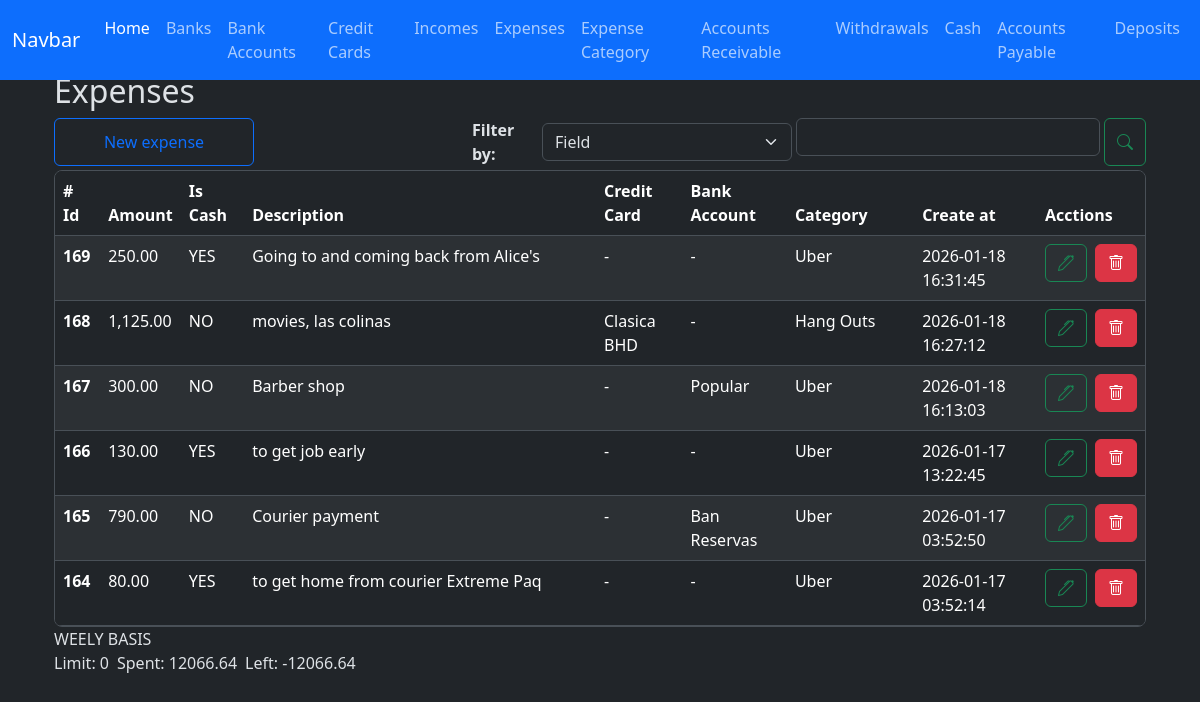
The app's page /expenses/index, older data.
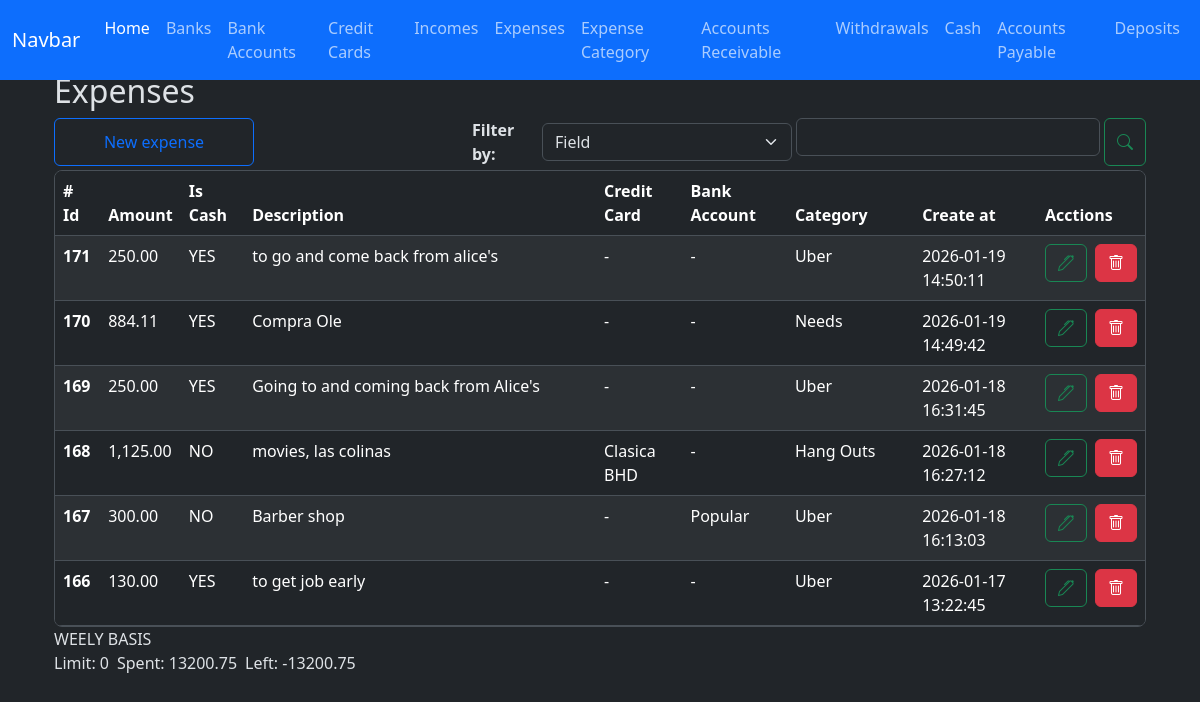
The same page, newer data.
### app/models/expense.py (models this page shows, shortened)
class Expense(db.Model):
    __tablename__ = 'expenses'
    id = db.Column(db.Integer, primary_key=True)
    amount = db.Column(db.Numeric(10,2), nullable=False)
    is_cash = db.Column(db.Boolean, nullable=False)
    credit_card_id = db.Column(db.Integer, db.ForeignKey('credit_cards.id'))
    bank_account_id = db.Column(db.Integer, db.ForeignKey('bank_accounts.id'))
    expense_category_id = db.Column(db.Integer, db.ForeignKey('expense_categories.id'))
    code = db.Column(db.String(50), nullable=False)
    description = db.Column(db.String(150), nullable=False)
    created_at = db.Column(db.DateTime(timezone=True), server_default=func.now())
    updated_at = db.Column(db.DateTime(timezone=True), onupdate=func.now())
    credit_card = relationship('CreditCard', back_populates='expenses')
    bank_account = relationship('BankAccount', back_populates='expenses')
    expense_category = relationship('ExpenseCategory', back_populates='expenses')

### app/models/expense_category.py (models this page shows)
class ExpenseCategory(db.Model):
    __tablename__ = 'expense_categories'
    id = db.Column(db.Integer, primary_key=True)
    name = db.Column(db.String(100), nullable=False)
    limit = db.Column(db.Numeric(10,2), server_default='0')
    created_at = db.Column(db.DateTime(timezone=True), server_default=func.now())
    updated_at = db.Column(db.DateTime(timezone=True), onupdate=func.now())
    expenses = relationship('Expense', back_populates='expense_category', order_by='desc(Expense.created_at)')

### app/models/credit_card.py (models this page shows)
class CreditCard(db.Model):
    __tablename__ = 'credit_cards'
    id = db.Column(db.Integer, primary_key=True)
    nick_name = db.Column(db.String(100))
    amount_available = db.Column(db.Numeric(10,2), nullable=False, default=0.00)
    limit = db.Column(db.Numeric(10,2), nullable=False, default=0.00)
    is_active = db.Column(db.Boolean, default=True)
    is_deleted = db.Column(db.Boolean, default=False)
    bank_id = db.Column(db.Integer, db.ForeignKey('banks.id'), nullable=False)
    created_at = db.Column(db.DateTime(timezone=True), server_default=func.now())
    updated_at = db.Column(db.DateTime(timezone=True), onupdate=func.now())
    bank = relationship('Bank', back_populates='credit_cards')
    expenses = relationship('Expense', back_populates='credit_card', order_by='desc(Expense.created_at)')
    payments = relationship('CreditCardPayment', back_populates='credit_card', order_by='desc(CreditCardPayment.created_at)')

### app/models/bank_account.py (models this page shows)
class BankAccount(db.Model):
    __tablename__ = 'bank_accounts'
    id = db.Column(db.Integer, primary_key=True)
    nick_name = db.Column(db.String(120))
    amount_available = db.Column(db.Numeric(10, 2), nullable=False)
    is_active = db.Column(db.Boolean, default=True)
    account_number = db.Column(db.Integer, nullable=True)
    bank_id = db.Column(db.Integer, db.ForeignKey('banks.id'))
    created_at = db.Column(db.DateTime(timezone=True), server_default=func.now())
    updated_at = db.Column(db.DateTime(timezone=True), onupdate=func.now())
    bank = relationship('Bank', back_populates='bank_accounts')
    expenses = relationship('Expense', back_populates='bank_account', order_by='desc(Expense.created_at)')
    incomes = relationship('Income', back_populates='bank_account', order_by='desc(Income.created_at)')
    credit_card_payments = relationship('CreditCardPayment', back_populates='bank_account', order_by='desc(CreditCardPayment.created_at)')
    withdrawals = relationship('Withdrawal', back_populates='bank_account', order_by='desc(Withdrawal.created_at)')
    loans = relationship('Loan', back_populates='bank_account', order_by='desc(Loan.created_at)')
    loan_payments = relationship('LoanPayment', back_populates='bank_account', order_by='desc(LoanPayment.created_at)')
    debts = relationship('Debt', back_populates='bank_account', order_by='desc(Debt.created_at)')
    debt_payments = relationship('DebtPayment', back_populates='bank_account', order_by='desc(DebtPayment.created_at)')
    transaction_ledger = relationship('BankAccountTransactionsLedger', back_populates='bank_account')
    deposits = relationship('Deposit', back_populates='bank_account', order_by='desc(Deposit.created_at)')
    outgoing_transfers = relationship('BankTransfer', foreign_keys='BankTransfer.from_bank_account_id', back_populates='from_bank_account', order_by='desc(BankTransfer.created_at)')
    incoming_transfers = relationship('BankTransfer', foreign_keys='BankTransfer.to_bank_account_id', back_populates='to_bank_account', order_by='desc(BankTransfer.created_at)')

### app/routes/expense_routes.py (the view)
@expense_bp.route('/index', methods=['GET'])
def index():
    credit_cards = credit_card.CreditCard.query.filter(credit_card.CreditCard.is_deleted == None).all()
    expense_categories = expense_category.ExpenseCategory.query.all()
    bank_accounts = bank_account.BankAccount.query.all()
    expenses = expense_controller.get_monthly_expenses_records()
    weekly = expense_controller.money_limit_spent_left_for_expenses(expenses)
    context = {
        'credit_cards': credit_cards,
        'expense_categories': expense_categories,
        'bank_accounts': bank_accounts,
        'expenses':expenses,
        'weekly': weekly,
        'format_amount': format_amount, #function
        'total_amount': total_amount, #function
    }
    return render_template('expenses/index.html', **context)

### app/controllers/expense_controller.py (called while the page is built)
def get_monthly_expenses_records():
    now = datetime.now()
    year = now.year
    month = now.month
    records = (
        Expense.query
        .filter(
            func.extract('year', Expense.created_at) == year,
            func.extract('month', Expense.created_at) == month
        )
        .order_by(Expense.created_at.desc())
        .all()
    )
    return records

def money_limit_spent_left_for_expenses(expenses):
    spent = Decimal()
    for e in expenses:
        spent += e.amount
    limit = ExpenseCategory.query.filter(ExpenseCategory is not None).with_entities(func.sum(ExpenseCategory.limit)).scalar() or Decimal(0.00)
    left = Decimal(limit - spent)
    weekly = {
        'limit': limit,
        'spent': spent,
        'left': left,
    }
    return weekly

### app/utils/numeric_casting.py (called while the page is built)
def format_amount(value):
    try:
        return f'{value:,.2f}';
    except Exception as e:
        return None

### app/templates/expenses/index.html (shortened to what the changed rows need)
{% extends 'layout.html' %}
{% block content %}
    <div class=" w-100">
        <h2>Expenses</h2>
        <div class="table-responsive overflow-y-auto border rounded-3 mt-1" style="max-height: 457px;">
            <table class="table table-striped table-hover" id="expenses-table">
                <thead class="sticky-top">
                    <tr>
                        <th scope="col"># Id</th>
                        <th scope="col">Amount</th>
                        <th scope="col">Is Cash</th>
                        <th scope="col">Description</th>
                        <th scope="col">Credit Card</th>
                        <th scope="col">Bank Account</th>
                        <th scope="col">Category</th>
                        <th scope="col">Create at</th>
                        <th scope="col">Acctions</th>
                    </tr>
                </thead>
                <tbody id="expenses-table-body">
                    {% for expense in expenses %}
                    <tr>
                        <th scope="row">{{ expense.id }}</th>
                        <td>{{ format_amount(expense.amount) or '-' }}</td>
                        <td><a id="filter-by-cash" class="filter_link" data-is-cash-value="{{ expense.is_cash }}">{{ 'YES' if expense.is_cash else 'NO' }}</a></td>
                        <td> {{ expense.description or '-' }} </td>
                        <td>{{ expense.credit_card.nick_name or '-' }}</td>
                        <td>{{ expense.bank_account.nick_name or '-' }}</td>
                        <td>{{ expense.expense_category.name.lower().title() or '-' }}</td>
                        <td>{{ expense.created_at }}</td>
                        <td>
                            <div class="d-flex gap-2">
                                <button
                                    type="button"
                                    class="btn btn-outline-success"
                                    data-bs-toggle="modal"
                                    data-bs-target="#edit-expense"
                                    data-expense-id="{{ expense.id }}"
                                    data-amount-id="{{ expense.amount }}"
                                    data-is-cash="{{ expense.is_cash }}"
                                    data-select-expense-category-id="{{ expense.expense_category_id }}"
                                    data-select-credit-card-id="{{ expense.credit_card_id }}"
                                    data-select-bank-account-id="{{ expense.bank_account_id }}"
                                    data-description="{{ expense.description }}"
                                >
                                    <i class="bi bi-pen"></i>
                                </button>
                                <a href="{{ url_for('expense.delete', id=expense.id) }}" class="btn btn-danger"><i class="bi bi-trash"></i></a>
                            </div>
                        </td>
                    </tr>
                    {% endfor %}
                </tbody>
            </table>
        </div>
        <section>
            <div class="d-flex flex-column">
                <div class="d-flex gap-2">
                    <div>
                        <label for="" id="weekly-spent">Spent: {{ weekly.spent }}</label>
                    </div>
                    <div>
                        <label for="" id="weekly-left">Left: {{ weekly.left }}</label>
                    </div>
                </div>
            </div>
        </section>
    </div>
    <link rel="stylesheet" href="https://cdn.jsdelivr.net/npm/flatpickr/dist/flatpickr.min.css">
    <link rel="stylesheet" href="https://cdn.jsdelivr.net/npm/bootstrap-icons@1.13.1/font/bootstrap-icons.min.css">
{% endblock %}

Row changes from the older to the newer data that the page shows:
no longer on this page (row unchanged): Expense: id "165", amount "790.00", is_cash "NO", description "Courier payment", credit_card "-", bank_account "Ban Reservas", expense_category.name "Uber", created_at "2026-01-17 03:52:50"
no longer on this page (row unchanged): Expense: id "164", amount "80.00", is_cash "YES", description "to get home from courier Extreme Paq", credit_card "-", bank_account "-", expense_category.name "Uber", created_at "2026-01-17 03:52:14"
added Expense: id "171", amount "250.00", is_cash "YES", description "to go and come back from alice's", credit_card "-", bank_account "-", expense_category.name "Uber", created_at "2026-01-19 14:50:11"
added Expense: id "170", amount "884.11", is_cash "YES", description "Compra Ole", credit_card "-", bank_account "-", expense_category.name "Needs", created_at "2026-01-19 14:49:42"
Text that changed along with them:
{{ weekly.spent }}: "12066.64" → "13200.75"
{{ weekly.left }}: "-12066.64" → "-13200.75"
